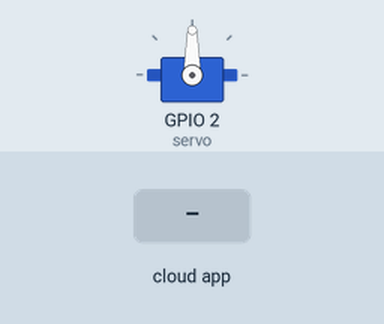
Bench run of a sketch on a simulated ESP8266 (NodeMCU). On the bench: servo. The inputs (shaded band) are chosen by the test bench. WiFi joins after 1.5 s; servers stay silent unless stated; the Firebase database answers and starts empty; what the sketch prints to the serial monitor is not drawn.

Above: at 2.7 s.
2.8 s: the phone or cloud app sets status to 25
At 3.6 s:
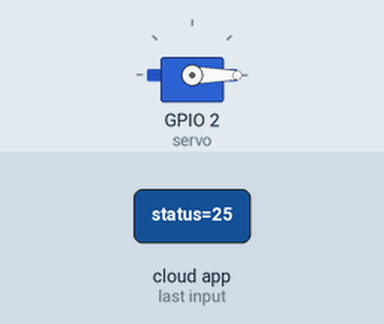
4.4 s: the phone or cloud app sets status to 0
5.9 s: the phone or cloud app sets status to 50
At 11.3 s:
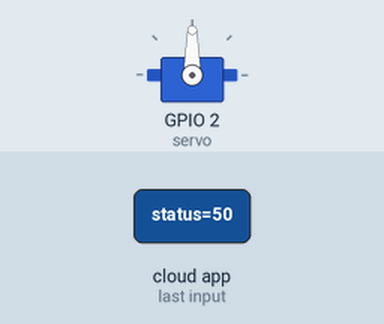
Timing chart, 0 to 12.8 s (numbered marks = the images above; inputs shaded):
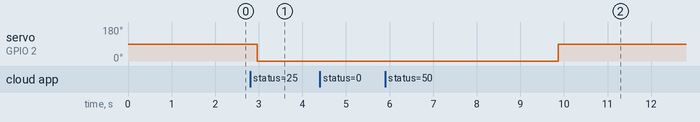

The sketch:

arduino_uno_prject.ino
```cpp
// (licence header left out)
// FirebaseDemo_ESP8266 is a sample that demo the different functions
// of the FirebaseArduino API.

#include <ESP8266WiFi.h>
#include <FirebaseArduino.h>
#include <Servo.h>
Servo servo;


// Set these to run example.
#define FIREBASE_HOST "karta-app-6bfd9-default-rtdb.firebaseio.com"
#define FIREBASE_AUTH "OCs2wWj0Cjr4Bdh7Z6mUM5nHyKnw60YWVpnwdPJ4"
#define WIFI_SSID "iPhone"
#define WIFI_PASSWORD "gehad2000"


void setup() {
  servo.attach(2); //D4
  Serial.begin(9600);

  // connect to wifi.
  WiFi.begin(WIFI_SSID, WIFI_PASSWORD);
  Serial.print("connecting");
  while (WiFi.status() != WL_CONNECTED) {
    Serial.print(".");
    delay(500);
  }
  Serial.println();
  Serial.print("connected: ");
  Serial.println(WiFi.localIP());
  Firebase.begin(FIREBASE_HOST, FIREBASE_AUTH);
  pinMode(LED_BUILTIN, OUTPUT);

  Serial.println(" i am in firebase's ass ");

}

int n = 0;
void loop() {

      Serial.print( " -  i am in loop ... (");
  // set value
  // Firebase.setFloat("number", 42.0);
  // handle error
  // if (Firebase.failed()) {
  //     Serial.print("setting /number failed:");
  //     Serial.println(Firebase.error());
  //     return;
  // }
  // delay(1000);

  // update value
  // Firebase.setFloat("number", 43.0);
  // handle error
  // if (Firebase.failed()) {
  //     Serial.print("setting /number failed:");
  //     Serial.println(Firebase.error());
  //     return;
  // }
  // delay(1000);

  // get value
  // Serial.print("number: ");
  // Serial.println(Firebase.getFloat("number"));
  // delay(1000);

  // remove value
  // Firebase.remove("number");
  // delay(1000);
  Serial.println(Firebase.getFloat("/Gate/status"));
 if (Firebase.failed()) {
      Serial.print("setting /number failed:");
      Serial.println(Firebase.error());
      return;
  }
    if (Firebase.getInt("/Gate/status") == 0) {

      Firebase.setString("/Gate/message", "Gate Closed");
      //n++;
      Serial.println(" i am in closed )");
      digitalWrite(LED_BUILTIN, HIGH);   // turn the LED on (HIGH is the voltage level)
      delay(1000);                       // wait for a second
      digitalWrite(LED_BUILTIN, LOW);    // turn the LED off by making the voltage LOW
      //delay(100);

      servo.write(0);
      delay(2000);

    } else  {

      Serial.println(" i am in opend)");
      Firebase.setString("/Gate/message", "Gate Opened");
     // n++;
      digitalWrite(LED_BUILTIN, LOW);
      delay(1000);
      servo.write(90);
      delay(1000);
    }
    // if (n == 1) {

    //   Firebase.setString("/Gate/message", "Gate Closed");
    //   //n++;
    //   Serial.println(" i am in closed )");
    //   digitalWrite(LED_BUILTIN, HIGH);   // turn the LED on (HIGH is the voltage level)
    //   delay(1000);                       // wait for a second
    //   digitalWrite(LED_BUILTIN, LOW);    // turn the LED off by making the voltage LOW
    //   //delay(100);

    //   servo.write(0);
    //   delay(2000);
    //   n=0;

    // } else {

    //   Serial.println(" i am in opend)");
    //   Firebase.setString("/Gate/message", "Gate Opened");
    //  // n++;
    //   digitalWrite(LED_BUILTIN, LOW);
    //   delay(1000);
    //   servo.write(90);
    //   delay(1000);
    //   n=1;
    // }
    // servo.write(90);


  // set string value

  // handle error
  // if (Firebase.failed()) {
  //     Serial.print("setting /message failed:");
  //     Serial.println(Firebase.error());
  //     return;
  // }
  // delay(1000);

  // // set bool value
  // Firebase.setBool("truth", false);
  // // handle error
  // if (Firebase.failed()) {
  //     Serial.print("setting /truth failed:");
  //     Serial.println(Firebase.error());
  //     return;
  // }
  // delay(1000);

  // append a new value to /logs
  // String name = Firebase.pushInt("logs", n++);
  // // handle error
  // if (Firebase.failed()) {
  //     Serial.print("pushing /logs failed:");
  //     Serial.println(Firebase.error());
  //     return;
  // }
  // Serial.print("pushed: /logs/");
  // Serial.println(name);
  // delay(1000);
}
```

Measured:
- after the input at 4.4 s, every drawn part: stays the same
- after the input at 5.9 s, servo on GPIO 2 (servo): 0° → 90° after 4.0 s
